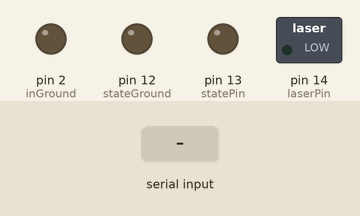
Simulated run of this sketch. Board: Arduino Uno, built with avr-gcc and run on an emulated ATmega328P. On the bench: switched loads named in the sketch (green lamp = pin HIGH), output pins drawn as LEDs (lit = HIGH). Inputs (shaded band) come from the test bench.

Above: at 1.2 s.
1.3 s: "e" received over Serial
At 2.1 s:
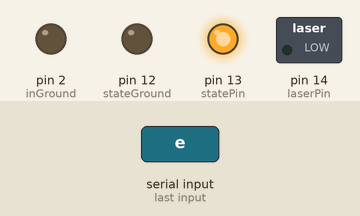
2.8 s: "d" received over Serial
At 3.2 s:
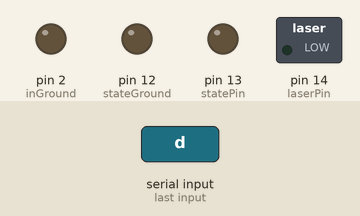
Timing chart, 0 to 5.8 s (numbered marks = the images above; inputs shaded):
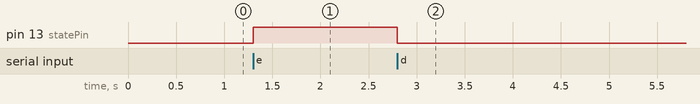

The sketch:

serial_output.ino
```cpp
#define outPin        0 // output that notifies that the visual stimuli is on
#define inPin         1 // input from FPGA bmi
#define inGround      2 // ground for inPin
#define stateGround   12 // ground for statePin
#define statePin      13 // to show whether the teensy is enabled
#define laserPin      14 // output to laser

#define LASEROFF      0
#define LASERSTANDBY  1
#define LASERON       2

char cCOM;
bool enableLaser = false;
int inputState;
int laserState = LASEROFF;
unsigned long inputTime;
unsigned long latency = 0;
unsigned long laserDuration = 20000;


void setup() {
    Serial.begin(2000000);

    pinMode(outPin, OUTPUT);
    pinMode(laserPin, OUTPUT);
    pinMode(statePin, OUTPUT);

    pinMode(inPin, INPUT_PULLUP);
    pinMode(inGround, OUTPUT);
    pinMode(stateGround, OUTPUT);


    digitalWriteFast(outPin, LOW);
    digitalWriteFast(laserPin, LOW);
    digitalWriteFast(statePin, LOW);
    digitalWriteFast(inGround, LOW);
    digitalWriteFast(stateGround, LOW);
    inputState = digitalReadFast(inPin);
}


void loop() {
    checkSerial();
    if (enableLaser) {
        checkSensor();
        checkLaser();
    }
}


void checkSerial() { // takes 11.7 ns (7 clocks) if no message
    if (Serial.available() > 0) {
        cCOM = Serial.read();

        if (cCOM == '1') { // visual cue
            digitalWriteFast(outPin, HIGH);
        }
        else if (cCOM == '0') {
            digitalWriteFast(outPin, LOW);
        }
        else if (cCOM == 'l') { // latency
            while (Serial.available() == 0) {}
            latency = Serial.read() * 1000;
            Serial.println(latency);
        }
        else if (cCOM == 'D') { // duration
            while (Serial.available() == 0) {}
            laserDuration = Serial.read() * 1000;
            Serial.println(laserDuration);
        }
        else if (cCOM == 'e') { // enable
            digitalWriteFast(statePin, HIGH);
            enableLaser = true;
        }
        else if (cCOM == 'd') { // disable
            digitalWriteFast(statePin, LOW);
            digitalWriteFast(laserPin, LOW);
            laserState = LASEROFF;
            enableLaser = false;
        }
    }
}


void checkSensor() {
    if (digitalReadFast(inPin) != inputState) { // if the signal is changed
        if (inputState == 0) { // if it is rising-edge
            inputTime = micros(); // input time will be updated even when the laser if on
            inputState = 1;
            if (laserState == LASEROFF) laserState = LASERSTANDBY;
        }
        else inputState = 0;
    }
}


void checkLaser() {
    if (laserState == LASERSTANDBY) {
        if (micros() - inputTime >= latency) { // immune to rollover
            digitalWriteFast(laserPin, HIGH);
            laserState = LASERON;
        }
    }
    else if (laserState == LASERON) {
        if (micros() - inputTime >= latency + laserDuration) {
            digitalWriteFast(laserPin, LOW);
            laserState = LASEROFF;
        }
    }
}
```

Measured:
- after the input at 1.3 s, pin 13 (statePin): LOW → HIGH at once
- after the input at 2.8 s, pin 13 (statePin): HIGH → LOW at once
